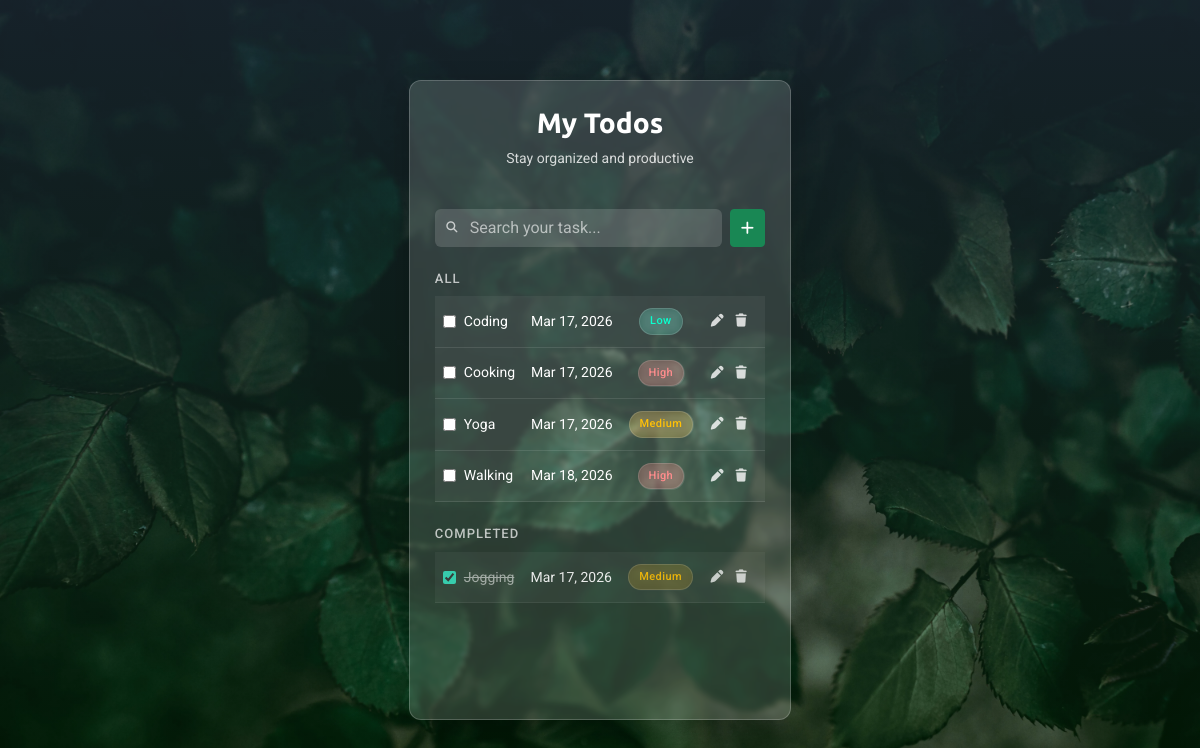
The page / on the database its author committed.
### base/models.py (models this page shows, shortened)
class Todo(models.Model):
    PRIORITY_CHOICES = (
        ("low", "Low"),
        ("medium", 'Medium'),
        ("high", "High"),
    )
    title = models.CharField(max_length=100)
    description = models.TextField(max_length=200, blank=True)
    priority = models.CharField(max_length=10, default="medium", choices=PRIORITY_CHOICES)
    deadline = models.DateField(default=default_deadline)
    is_completed = models.BooleanField(default=False)
    created_at = models.DateTimeField(auto_now_add=True)
    updated_at = models.DateTimeField(auto_now=True)

### base/views.py (the view)
# urls.py: path("", views.homepage, name="homepage"),
def homepage(request):
    q = request.GET.get('search', '').strip()
    active_tasks = Todo.objects.filter(is_completed=False)
    if q:
        active_tasks = active_tasks.filter(title__icontains=q)
    active_tasks = active_tasks.order_by("deadline")
    completed_tasks = Todo.objects.filter(is_completed=True)
    if q:
        completed_tasks = completed_tasks.filter(title__icontains=q)
    completed_tasks = completed_tasks.order_by("-deadline")
    active_paginator = Paginator(active_tasks, 4)
    active_page_number = request.GET.get("page_active")
    active_page_obj = active_paginator.get_page(active_page_number)
    completed_paginator = Paginator(completed_tasks, 4)
    completed_page_number = request.GET.get("page_completed")
    completed_page_obj = completed_paginator.get_page(completed_page_number)
    context = {
        "active_tasks": active_page_obj,
        "completed_tasks": completed_page_obj,
        "q": q
    }
    return render(request, 'base/homepage.html', context)

### base/templates/base/homepage.html (shortened to what this page needs)
{% extends 'base/main.html' %}
{% block content %}
<div class="card todo-card">
    <div class="todo-header text-center mb-4">
        <h3 class="heading-font">My Todos</h3>
        <p class="subtitle">Stay organized and productive</p>
    </div>
    <div class="d-flex gap-2 mb-4">
        <form method="GET" class="flex-grow-1 position-relative" id="searchForm">
            <span class="search-icon" style="font-size: 0.7rem;">
                <i class="fa-solid fa-magnifying-glass"></i>
            </span>
            <input type="text"
                name="search"
                placeholder="Search your task..."
                value="{{ q }}"
                class="form-control custom-input search-input"
                id="searchInput">
        </form>
        <a href="{% url 'create_task' %}"
        class="btn btn-success btn-sm d-flex align-items-center"
        aria-label="Add Task">
            <i class="fa-solid fa-plus"></i>
        </a>
    </div>
    <h6 class="tasks-title">All</h6>
    <div class="table-responsive">
        <table class="todo-table">
            {% for todo in active_tasks %}
            <tr>
                <td>
                    <form action="{% url 'toggle_complete' todo.id %}" method="POST" class="d-flex align-items-center">
                        <input type="checkbox"
                            onchange="this.form.submit()">
                        <span class="task-title">{{ todo.title }}</span>
                    </form>
                </td>
                <td>{{ todo.deadline|date:"M d, Y" }}</td>
                <td class="text-center">
                    {% if todo.priority == "high" %}
                        <span class="priority-badge high">High</span>
                    {% elif todo.priority == "medium" %}
                        <span class="priority-badge medium">Medium</span>
                    {% else %}
                        <span class="priority-badge low">Low</span>
                    {% endif %}
                </td>
                <td class="actions d-flex align-items-center justify-content-between">
                    <a href="{% url 'update_task' todo.id %}" aria-label="Edit" class="text-decoration-none">
                        <i class="fa-solid fa-pen"></i>
                    </a>
                    <a href="{% url 'delete_task' todo.id %}" aria-label="Delete">
                        <i class="fa-solid fa-trash"></i>
                    </a>
                </td>
            </tr>
            {% empty %}
            <tr>
                <td class="text-center opacity-75">
                    No active tasks yet!
                </td>
            </tr>
            {% endfor %}
        </table>
    </div>
    <div class="completed-section mt-4">
        <h6 class="tasks-title">Completed</h6>
        <div class="table-responsive">
            <table class="todo-table completed">
                {% for todo in completed_tasks %}
                <tr class="completed-task">
                    <td>
                        <form action="{% url 'toggle_complete' todo.id %}" method="POST" class="d-flex align-items-center">
                            <input type="checkbox"
                                checked
                                onchange="this.form.submit()">
                            <span class="task-title completed-text">
                                {{ todo.title }}
                            </span>
                        </form>
                    </td>
                    <td>{{ todo.deadline|date:"M d, Y" }}</td>
                    <td class="text-center">
                        {% if todo.priority == "high" %}
                            <span class="priority-badge high">High</span>
                        {% elif todo.priority == "medium" %}
                            <span class="priority-badge medium">Medium</span>
                        {% else %}
                            <span class="priority-badge low">Low</span>
                        {% endif %}
                    </td>
                    <td class="actions d-flex align-items-center justify-content-between">
                        <a href="{% url 'update_task' todo.id %}" aria-label="Edit">
                            <i class="fa-solid fa-pen"></i>
                        </a>
                        <a href="{% url 'delete_task' todo.id %}" aria-label="Delete">
                            <i class="fa-solid fa-trash"></i>
                        </a>
                    </td>
                </tr>
                {% empty %}
                <tr>
                    <td  class="text-center opacity-75">
                        No completed tasks
                    </td>
                </tr>
                {% endfor %}
            </table>
        </div>
    </div>
</div>
{% endblock %}

### base/templates/base/main.html (shortened to what this page needs)
<!DOCTYPE html>
{% load static %}
<html lang="en-US">
<head>
    <link rel="stylesheet" href="https://cdnjs.cloudflare.com/ajax/libs/font-awesome/7.0.1/css/all.min.css">
    <link rel="stylesheet" href="https://cdn.jsdelivr.net/npm/bootstrap@5.3.8/dist/css/bootstrap.min.css">
    <link rel="stylesheet" href="{% static 'css/main.css' %}">
    <link rel="stylesheet" href="{% static 'css/responsive.css' %}">
</head>
<body>
    <main>
        <section class="d-flex align-items-center justify-content-center vh-100">
            <div class="d-flex justify-content-center flex-column " style="height:100%;">
                {% block content %}
                {% endblock %}
            </div>
        </section>
    </main>
</body>
</html>

### static/css/main.css (style rules this page uses)
:root { --primary-color: #0dcca6; --secondary-color: #ffffff; --border-radius: 5px; --transition: 0.5s all; }
body { font-family: "Roboto", sans-serif; color: var(--secondary-color); min-height: 100vh; background: linear-gradient(to top, rgba(0, 61, 0, 0.3), rgba(44,62,80,0.5)), url("../images/background.webp") no-repeat center center; background-size: cover; }
.heading-font { font-family: "Ubuntu", sans-serif; }
.card { background: rgba(255, 255, 255, 0.15); backdrop-filter: blur(2px); color: var(--secondary-color); border-radius: 12px; padding: 25px; border: 1px solid rgba(255, 255, 255, 0.2); box-shadow: 0 10px 30px rgba(0, 0, 0, 0.2); width: 100%; max-width: 450px; min-height: 80vh; max-height: 90vh; overflow-y: auto; }
.todo-header h3 { font-size: 28px; font-weight: 600; }
.subtitle { font-size: 14px; opacity: 0.8; }
.todo-table { width: 100%; border-collapse: collapse; }
.todo-table tr { background: rgba(255, 255, 255, 0.05); border-bottom: 1px solid rgba(255, 255, 255, 0.1); transition: var(--transition); }
.todo-table td { padding: 12px 8px; font-size: 14px; }
.todo-table input[type="checkbox"] { accent-color: #39ddbc; cursor: pointer; margin-right: 8px; }
.actions a { color: var(--secondary-color); opacity: 0.8; margin-right: 8px; transition: var(--transition); font-size: 0.8rem; margin-top: 0.2rem; }
.tasks-title { font-size: 13px; letter-spacing: 1px; text-transform: uppercase; opacity: 0.7; margin-bottom: 10px; transition: var(--transition); }
.completed-task { opacity: 0.9; }
.completed-text { text-decoration: line-through; opacity: 0.6; }
.priority-badge { font-size: 11px; font-weight: 500; padding: 4px 10px; border-radius: 20px; backdrop-filter: blur(4px); border: 1px solid rgba(255, 255, 255, 0.15); display: inline-block; letter-spacing: 0.4px; transition: var(--transition); }
.priority-badge.high { background: rgba(255, 80, 80, 0.18); color: rgb(255, 141, 141); }
.priority-badge.medium { background: rgba(255, 180, 0, 0.18); color: #ffc107; }
.priority-badge.low { background: rgba(13, 204, 166, 0.18); color: #0affce; }
.custom-input { background: rgba(255, 255, 255, 0.15); border: 1px solid rgba(255, 255, 255, 0.2); color: var(--secondary-color); transition: var(--transition); }
.custom-input::placeholder { color: rgba(255, 255, 255, 0.6); }
.search-input { padding-left: 35px; background: rgba(255, 255, 255, 0.15); color: #fff; border: none; border-radius: 6px; height: 38px; }
.search-icon { position: absolute; top: 50%; left: 10px; transform: translateY(-50%); color: #ffffff; opacity: 0.7; pointer-events: none; }

### rows shown on the page
Todo: title "Coding", deadline "Mar 17, 2026", priority "Low"
Todo: title "Cooking", deadline "Mar 17, 2026", priority "High"
Todo: title "Yoga", deadline "Mar 17, 2026", priority "Medium"
Todo: title "Walking", deadline "Mar 18, 2026", priority "High"
Todo: title "Jogging", deadline "Mar 17, 2026", priority "Medium"
